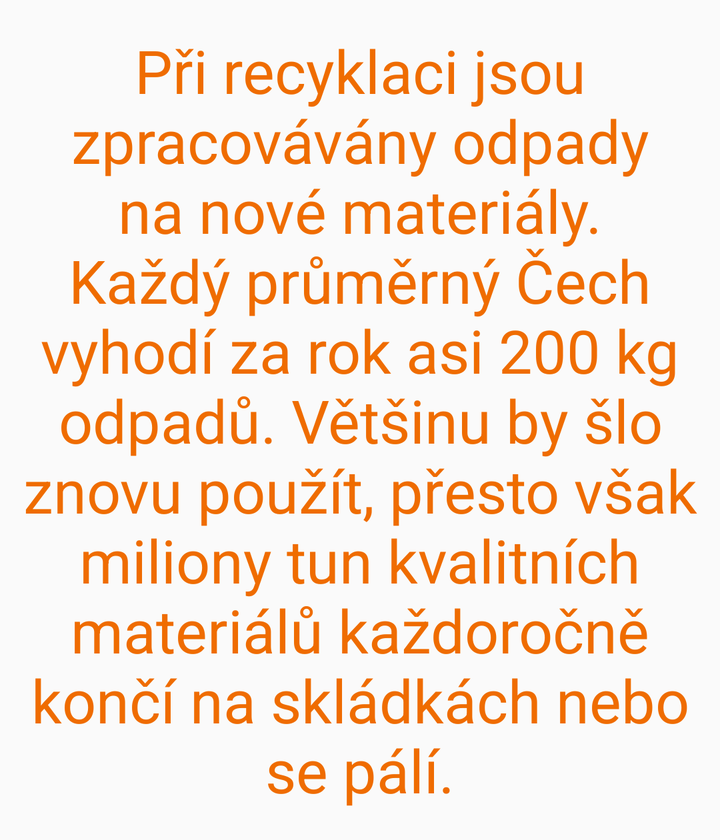
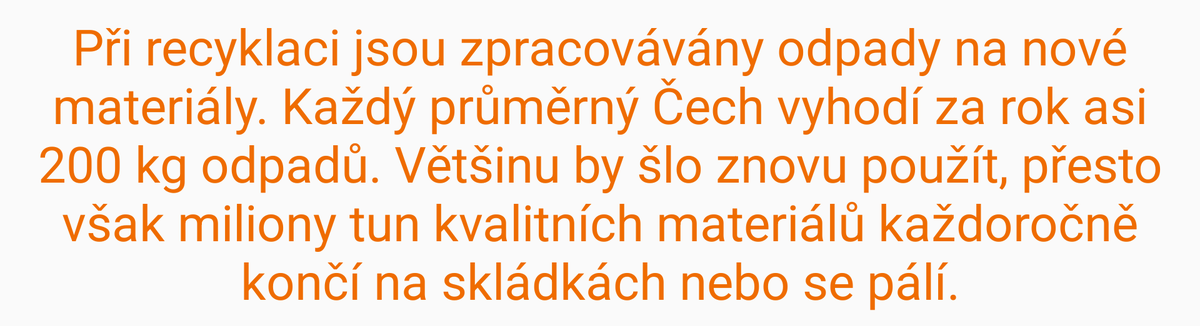

Compare how this app lays out the same screen by default and in its alternative resource folder. The renders come first, then the two layout files and the values they reference.
<!-- AndroidManifest.xml: application theme AppTheme -->
<!-- res/layout/podminka.xml -->
<LinearLayout xmlns:android="http://schemas.android.com/apk/res/android"
    android:layout_width="wrap_content"
    android:layout_height="wrap_content"
    android:layout_gravity="top"
    android:gravity="top|center"
    android:orientation="vertical" >

    <ScrollView
        android:layout_width="match_parent"
        android:layout_height="fill_parent"
        android:layout_alignParentBottom="true"
        android:layout_alignParentLeft="true"
        android:layout_alignParentRight="true"
        android:layout_alignParentTop="true"
        android:layout_alignWithParentIfMissing="true"
        android:layout_centerHorizontal="true"
        android:layout_marginBottom="5dp"
        android:layout_marginLeft="5dp"
        android:layout_marginRight="5dp"
        android:layout_marginTop="5dp"
        android:gravity="center"
        android:scaleType="fitCenter" >

        <LinearLayout
            android:layout_width="fill_parent"
            android:layout_height="match_parent"
            android:gravity="center"
            android:orientation="vertical"
            android:scaleType="fitCenter" >

    <TextView
        android:id="@+id/texttxt"
        android:layout_width="match_parent"
        android:layout_height="wrap_content"
        android:layout_gravity="center"
        android:layout_marginBottom="10dp"
        android:layout_marginLeft="5dp"
        android:layout_marginRight="5dp"
        android:layout_marginTop="10dp"
        android:gravity="center"
        android:text="Při recyklaci jsou zpracovávány odpady na nové materiály. Každý průměrný Čech vyhodí za rok asi 200 kg odpadů. Většinu by šlo znovu použít, přesto však miliony tun kvalitních materiálů každoročně končí na skládkách nebo se pálí."
        android:textAppearance="?android:attr/textAppearanceMedium"
        android:textColor="#EF6C00"
        android:textSize="30dp" />
</LinearLayout>
    </ScrollView>



</LinearLayout>
<!-- resources referenced by this layout -->
<resources>
  <!-- from res/values-v21/ -->
  <style name="AppTheme" parent="AppTheme.Base">
  <item name="android:colorPrimary">@color/primaryColor</item>
  
    </style>
  <style name="AppTheme.Base" parent="Theme.AppCompat.Light.DarkActionBar">
          <item name="colorPrimary">@color/primaryColor</item>
      </style>
  <color name="primaryColor">#1E88E5</color>
</resources>
<!-- res/layout-sw600dp-land/podminka.xml (the repository's variant of the layout above) -->
<!-- drawn on a 7-inch tablet turned sideways -->
<LinearLayout xmlns:android="http://schemas.android.com/apk/res/android"
    android:layout_width="wrap_content"
    android:layout_height="wrap_content"
    android:layout_gravity="top"
    android:gravity="top|center"
    android:orientation="vertical" >



    <TextView
        android:id="@+id/texttxt"
        android:layout_width="match_parent"
        android:layout_height="wrap_content"
        android:layout_gravity="center"
        android:layout_marginBottom="10dp"
        android:layout_marginLeft="5dp"
        android:layout_marginRight="5dp"
        android:layout_marginTop="10dp"
        android:gravity="center"
        android:text="Při recyklaci jsou zpracovávány odpady na nové materiály. Každý průměrný Čech vyhodí za rok asi 200 kg odpadů. Většinu by šlo znovu použít, přesto však miliony tun kvalitních materiálů každoročně končí na skládkách nebo se pálí."
        android:textAppearance="?android:attr/textAppearanceMedium"
        android:textColor="#EF6C00"
        android:textSize="40sp" />



</LinearLayout>
